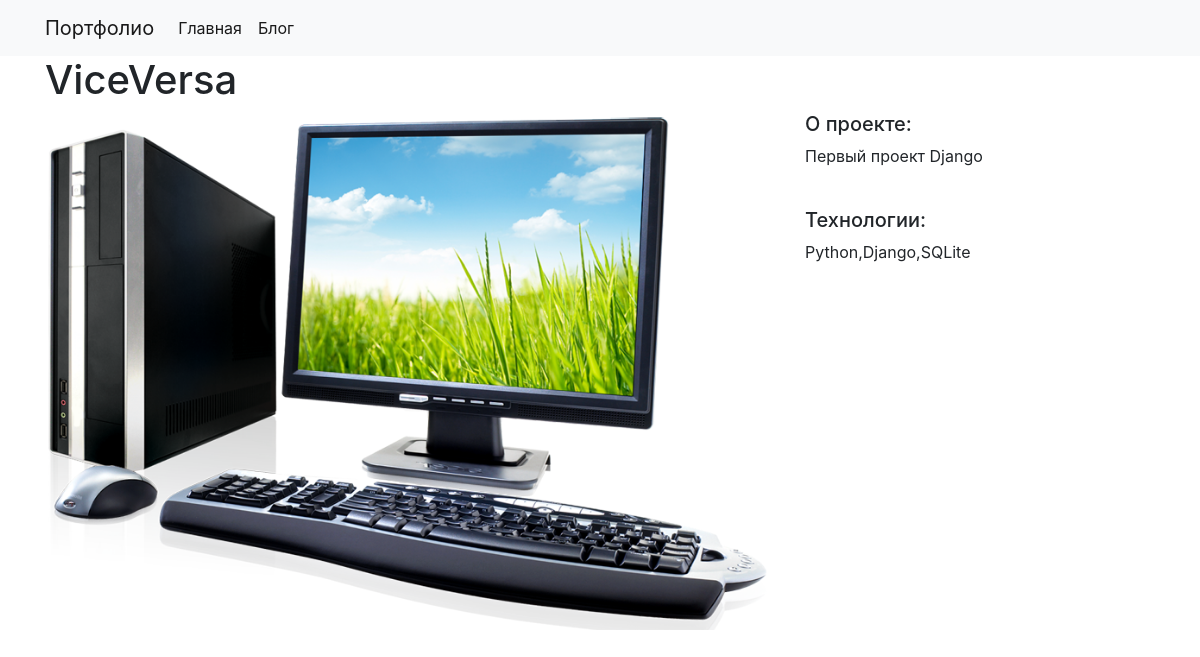
/projects/1/, run on the app's committed database.
### project/models.py (models this page shows)
class Project(models.Model):
   title = models.CharField(max_length=100)
   description = models.TextField()
   technology = models.CharField(max_length=20)
   image = models.FileField(upload_to='img/')

### project/views.py (the view)
# urls.py: path("<int:pk>/", views.project_detail, name="project_detail"),
def project_detail(request, pk):
    project = Project.objects.get(pk=pk)
    context = {
        'project': project
    }
    return render(request, 'project_detail.html', context)

### project/templates/project_detail.html
{% extends "base.html" %}
{% load static %}
{% block page_content %}
<h1>{{ project.title }}</h1>
<div class="row">
    <div class="col-md-8">
        <img src="{% static project.image %}" alt="" width="100%">
    </div>
    <div class="col-md-4">
        <h5>О проекте:</h5>
        <p>{{ project.description }}</p>
        <br>
        <h5>Технологии:</h5>
        <p>{{ project.technology }}</p>
    </div>
</div>
{% endblock %}

### data on the page
Project: title "ViceVersa", image (picture), description "Первый проект Django", technology "Python,Django,SQLite"
